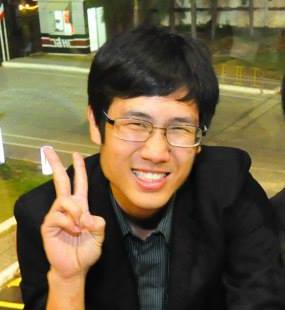
%> input picture raw_data/Print.jpg, 285 x 310 px
$ octave filter_demo.m   (GNU Octave 9; MATLAB toolbox functions it lacks are replaced by stand-ins)
%> lines starting %> are read from the running program, lines starting %| are printed output that depends on the picture
### project7/window_filter.m
function f = window_filter( I , filter, window_size, useConv2)
%GASS_FILTER Summary of this function goes here
%   Detailed explanation goes here
    isGenerateMode = false;
    %tic;
    if strcmp(class(I), 'function_handle')
        lambda = I;
        isGenerateMode = true;
        if nargin == 2
            window_size = filter;
        end
    else
        if nargin <= 2
            window_size = [3 3];
        end
        if nargin <= 3
            useConv2 = false;
        end
    end

    W = window_size(1);
    H = window_size(2);

    window = zeros(W,H);
    pos_w = zeros(W, 1);
    pos_h = zeros(H, 1);
    padding = floor(max([W H]) / 2);

    if (~mod(W,2))
        pos_w(:) = -(W-1)/2:1:(W-1)/2;
        offset_w = [W/2-1 W/2];
    else
        pos_w(:) = -floor(W/2):1:floor(W/2);
        offset_w = [(W-1)/2 (W-1)/2];
    end

    if (~mod(H,2))
        pos_h(:) = -(H-1)/2:1:(H-1)/2;
        offset_h = [H/2-1 H/2];
    else
        pos_h(:) = -floor(H/2):1:floor(H/2);
        offset_h = [(H-1)/2 (H-1)/2];
    end

    [window_x window_y] = meshgrid(pos_w, pos_h);

    if isGenerateMode
        f = lambda(window_x, window_y);
        f = f ./ sum(sum(f));
    else
    [M N] = size(I);
    window = filter(window_x, window_y);
    window = window ./ sum(sum(window));
    if useConv2
        f = conv2(I, window, 'same');
    else
    f = padarray(I ,[padding padding]);
    for i = 1:M
        for j = 1:N
            ii = i + padding;
            jj = j + padding;
            try
                f(ii,jj) = sum(sum(double(f(ii-offset_w(1):ii+offset_w(2),jj-offset_h(1):jj+offset_h(2))) .* window));
            catch ME
                fprintf('f(%d,%d) = f(%d:%d,%d:%d)\n', ii,jj,ii-offset_w(1),ii+offset_w(2),jj-offset_h(1),jj+offset_h(2));
                fprintf('M=%d N=%d padding=%d\n', M,N, padding);
                fprintf('size(f) = %d %d\n', size(f,1), size(f,2));
                return;
            end
        end
    end
    f = f(1+padding:end-padding, 1+padding:end-padding);
    end
    %toc
    %}
end

### project7/filter_demo.m
clear; clc; close all;
f = imread('../raw_data/Print.jpg');
%> f is the input picture: size 310x285x3 uint8; mean R, G, B 106, 93.8, 65.3
%f = imnoise(f, 'salt & pepper');
f = rgb2gray(f);
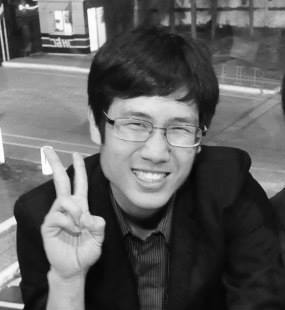
%> f: size 310x285 uint8; min 2, max 255, mean 94.2

gaussian_f = @(sigma) (@(x,y) ((exp(-(x.^2 + y.^ 2) ./ ( 2 .* (sigma .^ 2))))));
maxican_hat_f = @(sigma) (@(x,y) ((2/(sqrt(3*sigma)*pi^0.25)) .* (1-(x.^2+y.^2)/sigma^2) .* exp(-1/2 .* (x.^2+y.^2)/sigma^2)));
m2_hat_f = @(sigma) (@(x,y) (-1/pi/sigma^2 .* (1 - (x.^2+y.^2)/(2*sigma)) .* exp(-(x.^2+y.^2)/(2*sigma))));
moving_avg_f = @(x,y) (ones(size(x)));
N = 2;
i = 1;

subplot('Position',[0 0 0.5 1]), imshow(f);
g = window_filter(-double(f), maxican_hat_f(0.398456), [7 7], true);
%> in window_filter, `f = conv2(I, window, 'same');`:
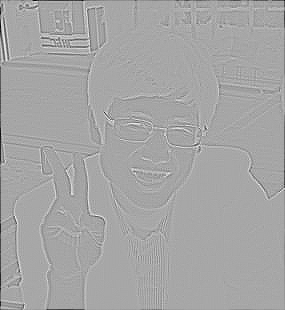
%> f: size 310x285 double; min -16149.5, max 8424.2, mean -158.6; drawn with min black and max white
g = window_filter(double(g), gaussian_f(3.1), [13 13], true);
%> call 2 of window_filter, with window_size = [13 13], useConv2 = true
%> in window_filter (call 2), `f = conv2(I, window, 'same');`:
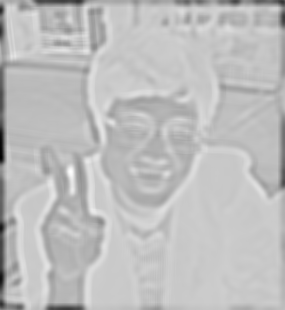
%> f: size 310x285 double; min -1961.8, max 492.7, mean -129.3; drawn with min black and max white
g = window_filter(double(g), maxican_hat_f(1.8), [5 5], true);
%> call 3 of window_filter, with window_size = [5 5], useConv2 = true
%> in window_filter (call 3), `f = conv2(I, window, 'same');`:
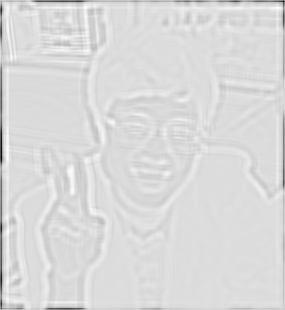
%> f: size 310x285 double; min -15605.4, max 2386.2, mean -208.5; drawn with min black and max white
g = window_filter(double(g), gaussian_f(3.1), [13 13], true);
%g = window_filter(double(f), moving_avg_f, [8 8], true);
%g = window_filter(double(f), m2_hat_f(0.5), [7 7], true);
subplot('Position',[0.5 0 0.5 1]), imshow(uint8(g));
%> after `imshow(uint8(g))`:
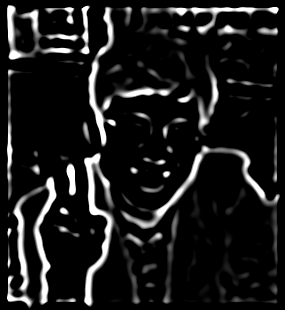
%> displayed picture: size 310x285, on the screen's scale of 0 to 255; min 0, max 255, mean 26.8

$ run again, with raw_data/Parn.jpg copied over raw_data/Print.jpg
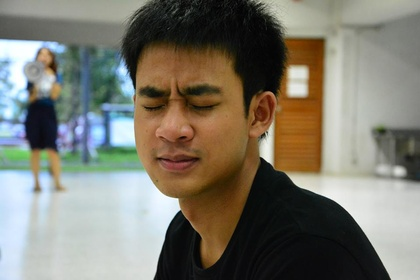
%> input picture raw_data/Parn.jpg, 420 x 280 px, shrunk from 960 x 640 before the run
%> f is the input picture: size 280x420x3 uint8; mean R, G, B 124.8, 121.9, 110.4
%> in window_filter (call 4), `f = conv2(I, window, 'same');`:
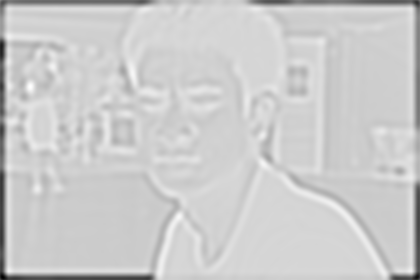
%> f: size 280x420 double; min -4231.6, max 807.3, mean -203.9; drawn with min black and max white
%> `imshow(uint8(g))`:
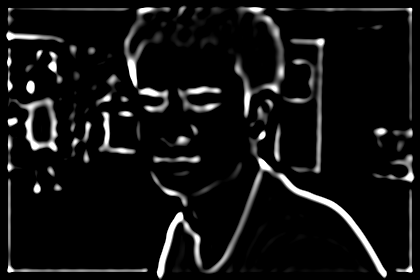
%> displayed picture: size 280x420, on the screen's scale of 0 to 255; min 0, max 255, mean 18.1
